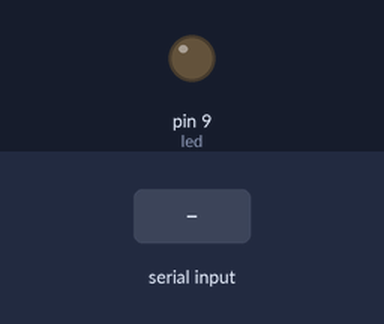
Simulated run of this sketch. Board: Arduino Mega 2560, built with avr-gcc and run on an emulated ATmega2560. Parts: output pins drawn as LEDs (lit = HIGH). Dashed ring = blinking. Inputs (shaded band) come from the test bench.

Above: at 1.2 s.
1.3 s: "2" received over the second serial link
At 1.95 s:
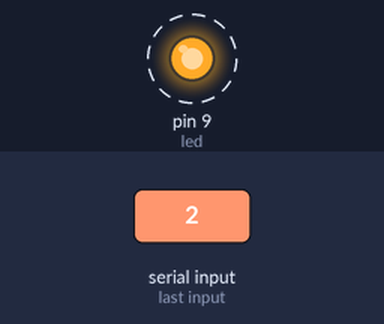
4.3 s: "0" received over the second serial link
At 4.9 s:
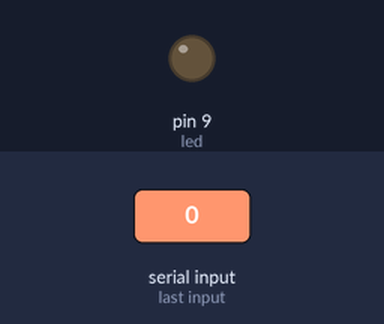
5.8 s: "1" received over the second serial link
At 6.9 s:
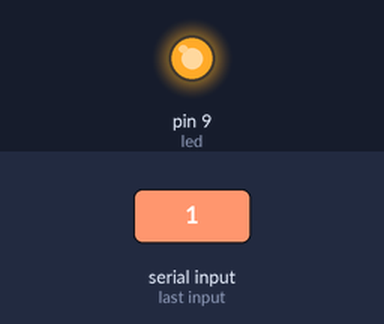
Timing chart, 0 to 8.8 s (numbered marks = the images above; inputs shaded):
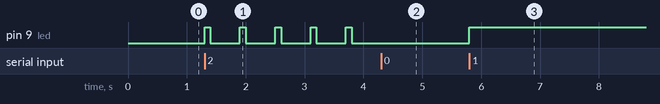

Measured:
- after the input at 1.3 s, pin 9 (led): alternates HIGH for 0.10 s and LOW for 0.50 s, starting at once
- after the input at 4.3 s, pin 9 (led): stops changing and stays LOW
- after the input at 5.8 s, pin 9 (led): LOW → HIGH at once

The sketch:

bt_ledonoff.ino
```cpp
int led = 9;
int state;
int flag=0;        //makes sure that the serial only prints once the state

void setup() {
    pinMode(led, OUTPUT);
    Serial1.begin(9600);
    //Serial.begin(9600);
}

void loop() {
    //if some date is sent, reads it and saves in state
  if(Serial1.available() > 0){
      //Serial.write(Serial1.read());
       //if (Serial1.available()) Serial.write(Serial1.read());
      // if (Serial.available()) Serial1.write(Serial.read());
      state = Serial1.read();
      flag=0;
    }
    if (state == '0') {
        digitalWrite(led, LOW);
        if(flag == 0){
          Serial1.println("LED: Off"); // Off the LED
          flag=1;
        }
    }
    else if (state == '1') {
       digitalWrite(led, HIGH); // On the LED
        if(flag == 0){
          Serial1.println("LED: On");
          flag=1;
        }
    }
    else if (state == '2') {
        digitalWrite(led, HIGH);
        delay(100);
        digitalWrite(led, LOW);
        delay(500);
        if(flag == 0){
          Serial1.println("LED: Flash");
          flag=1;
        }
    }
}
```
